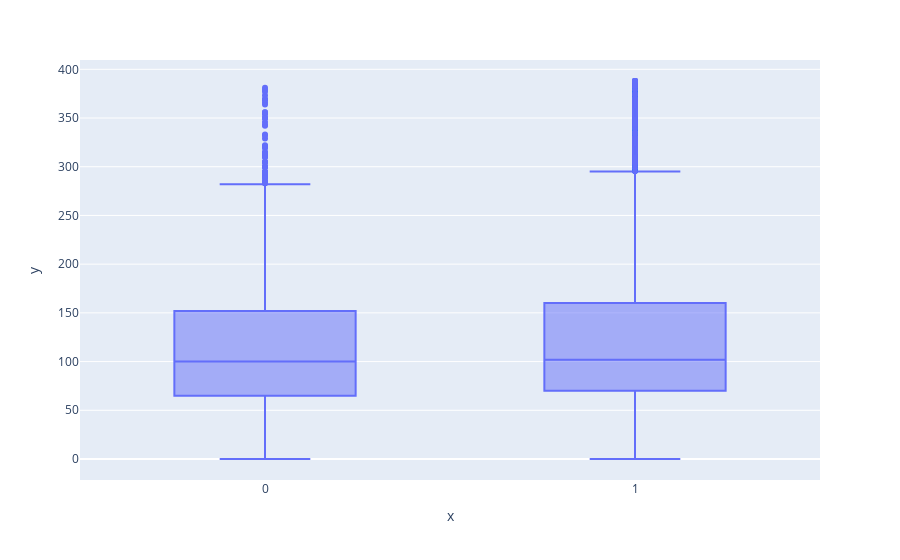

Here is the notebook cell this chart was saved with:
### Code cell
px.box(y=train_df.price, x=train_df.target)

### Figure 1 — Plotly figure (JSON) as saved in the notebook; plotly's stock layout.template omitted (floating-point values rounded to 4 significant figures; data arrays with more than 128 entries replaced by an {"elided": "..."} marker saying what was removed)
{"data": [{"alignmentgroup": "True", "hovertemplate": "x=%{x}<br>y=%{y}<extra></extra>", "legendgroup": "", "marker": {"color": "#636efa"}, "name": "", "notched": false, "offsetgroup": "", "orientation": "v", "showlegend": false, "type": "box", "x": {"elided": "33459 int values"}, "x0": " ", "xaxis": "x", "y": {"elided": "33459 float values"}, "y0": " ", "yaxis": "y"}], "layout": {"boxmode": "group", "legend": {"tracegroupgap": 0}, "margin": {"t": 60}, "xaxis": {"anchor": "y", "domain": [0, 1], "title": {"text": "x"}}, "yaxis": {"anchor": "x", "domain": [0, 1], "title": {"text": "y"}}}}
